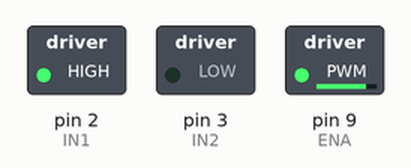
Recording of a sketch running on a simulated Arduino Uno, built with avr-gcc and run on an emulated ATmega328P. Shown: switched loads named in the sketch (green lamp = pin HIGH).

Above: at 0.1 s.
Timing chart, 0 to 1.6 s (numbered marks = the images above):
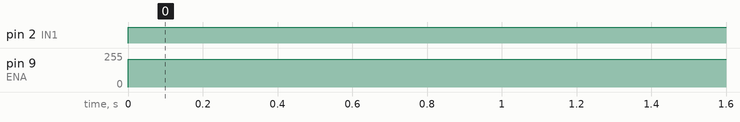

Measured:
- by itself, pin 2 (IN1): LOW → HIGH at 0.00 s
- by itself, pin 9 (ENA): 0/255 → 210/255 at 0.00 s

The sketch:

dcmotor.ino
```cpp
// Define motor control pins
const int IN1 = 2;
const int IN2 = 3;
const int ENA = 9; // PWM-capable pin

void setup() {
  Serial.begin(9600);
  pinMode(IN1, OUTPUT);
  pinMode(IN2, OUTPUT);
  pinMode(ENA, OUTPUT);
}

void loop() {
  digitalWrite(IN1, HIGH);
  digitalWrite(IN2, LOW);
  analogWrite(ENA, 210);
  delay(1000);
}
```
